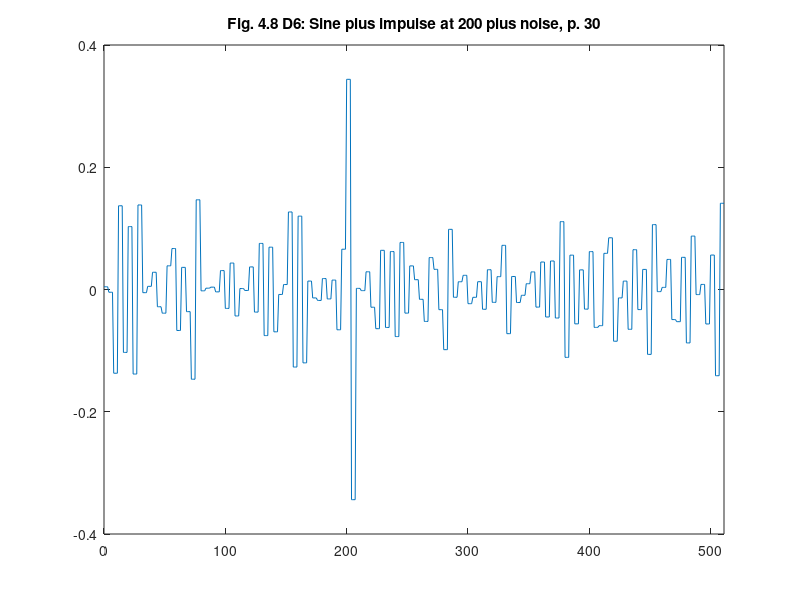

Here is the MATLAB script that generated this plot:
%% ========================================================================
%% Programmatic octave notes on "Ripples in Mathematics" by A. Jensen
%% and A. la Cour-Harbo written with a deep gratitude to the authors for
%% this wonderful text. 
%% 
%% Reconstruction of graphs Figure 4.8, d6, p. 30, Ch 04.
%%
%% Author: Vladimir Kulyukin
%% 
%% NB: I have tested this code in Octave 4.
%%
%% The numbers below were computed by my Java OneDHaar class methods
%% available at https://github.com/VKEDCO/java/blob/master/haar/org.vkedco.wavelets.haar/OneDHaar.java &
%% https://github.com/VKEDCO/java/blob/master/haar/org.vkedco.wavelets.tests/RipplesInMathCh04.java
%% =========================================================================
t = [0:511];

y_fig_4_8_s06_d6_d07_d08_p30_inverted = [
0.004483562305681254
0.004483562305681254
0.004483562305681254
0.004483562305681254
-0.004483562305681254
-0.004483562305681254
-0.004483562305681254
-0.004483562305681254
-0.1369806343291008
-0.1369806343291008
-0.1369806343291008
-0.1369806343291008
0.1369806343291008
0.1369806343291008
0.1369806343291008
0.1369806343291008
-0.10291333532667654
-0.10291333532667654
-0.10291333532667654
-0.10291333532667654
0.10291333532667654
0.10291333532667654
0.10291333532667654
0.10291333532667654
-0.1383059263473889
-0.1383059263473889
-0.1383059263473889
-0.1383059263473889
0.1383059263473889
0.1383059263473889
0.1383059263473889
0.1383059263473889
-0.005176729302950655
-0.005176729302950655
-0.005176729302950655
-0.005176729302950655
0.005176729302950655
0.005176729302950655
0.005176729302950655
0.005176729302950655
0.028201796832929334
0.028201796832929334
0.028201796832929334
0.028201796832929334
-0.028201796832929334
-0.028201796832929334
-0.028201796832929334
-0.028201796832929334
-0.03873833764994871
-0.03873833764994871
-0.03873833764994871
-0.03873833764994871
0.03873833764994871
0.03873833764994871
0.03873833764994871
0.03873833764994871
0.06703330604872203
0.06703330604872203
0.06703330604872203
0.06703330604872203
-0.06703330604872203
-0.06703330604872203
-0.06703330604872203
-0.06703330604872203
0.036224508184707564
0.036224508184707564
0.036224508184707564
0.036224508184707564
-0.036224508184707564
-0.036224508184707564
-0.036224508184707564
-0.036224508184707564
-0.14676626819951252
-0.14676626819951252
-0.14676626819951252
-0.14676626819951252
0.14676626819951252
0.14676626819951252
0.14676626819951252
0.14676626819951252
-0.002152622335516052
-0.002152622335516052
-0.002152622335516052
-0.002152622335516052
0.002152622335516052
0.002152622335516052
0.002152622335516052
0.002152622335516052
0.003870359193524852
0.003870359193524852
0.003870359193524852
0.003870359193524852
-0.003870359193524852
-0.003870359193524852
-0.003870359193524852
-0.003870359193524852
0.030939538640644356
0.030939538640644356
0.030939538640644356
0.030939538640644356
-0.030939538640644356
-0.030939538640644356
-0.030939538640644356
-0.030939538640644356
0.04326945313301466
0.04326945313301466
0.04326945313301466
0.04326945313301466
-0.04326945313301466
-0.04326945313301466
-0.04326945313301466
-0.04326945313301466
0.0015798903679776208
0.0015798903679776208
0.0015798903679776208
0.0015798903679776208
-0.0015798903679776208
-0.0015798903679776208
-0.0015798903679776208
-0.0015798903679776208
0.036954941551714464
0.036954941551714464
0.036954941551714464
0.036954941551714464
-0.036954941551714464
-0.036954941551714464
-0.036954941551714464
-0.036954941551714464
0.07538319538515108
0.07538319538515108
0.07538319538515108
0.07538319538515108
-0.07538319538515108
-0.07538319538515108
-0.07538319538515108
-0.07538319538515108
0.06922889115652539
0.06922889115652539
0.06922889115652539
0.06922889115652539
-0.06922889115652539
-0.06922889115652539
-0.06922889115652539
-0.06922889115652539
-0.008116117936542126
-0.008116117936542126
-0.008116117936542126
-0.008116117936542126
0.008116117936542126
0.008116117936542126
0.008116117936542126
0.008116117936542126
0.12685041557208962
0.12685041557208962
0.12685041557208962
0.12685041557208962
-0.12685041557208962
-0.12685041557208962
-0.12685041557208962
-0.12685041557208962
0.12000486003531476
0.12000486003531476
0.12000486003531476
0.12000486003531476
-0.12000486003531476
-0.12000486003531476
-0.12000486003531476
-0.12000486003531476
0.01379252012859855
0.01379252012859855
0.01379252012859855
0.01379252012859855
-0.01379252012859855
-0.01379252012859855
-0.01379252012859855
-0.01379252012859855
-0.017896098447013672
-0.017896098447013672
-0.017896098447013672
-0.017896098447013672
0.017896098447013672
0.017896098447013672
0.017896098447013672
0.017896098447013672
-0.015417245577291013
-0.015417245577291013
-0.015417245577291013
-0.015417245577291013
0.015417245577291013
0.015417245577291013
0.015417245577291013
0.015417245577291013
-0.06588361323813417
-0.06588361323813417
-0.06588361323813417
-0.06588361323813417
0.06588361323813417
0.06588361323813417
0.06588361323813417
0.06588361323813417
0.3438568831808161
0.3438568831808161
0.3438568831808161
0.3438568831808161
-0.3438568831808161
-0.3438568831808161
-0.3438568831808161
-0.3438568831808161
0.0018366417842362033
0.0018366417842362033
0.0018366417842362033
0.0018366417842362033
-0.0018366417842362033
-0.0018366417842362033
-0.0018366417842362033
-0.0018366417842362033
0.02899015977967267
0.02899015977967267
0.02899015977967267
0.02899015977967267
-0.02899015977967267
-0.02899015977967267
-0.02899015977967267
-0.02899015977967267
-0.06410301844896668
-0.06410301844896668
-0.06410301844896668
-0.06410301844896668
0.06410301844896668
0.06410301844896668
0.06410301844896668
0.06410301844896668
-0.06206808840416165
-0.06206808840416165
-0.06206808840416165
-0.06206808840416165
0.06206808840416165
0.06206808840416165
0.06206808840416165
0.06206808840416165
-0.0769883782487958
-0.0769883782487958
-0.0769883782487958
-0.0769883782487958
0.0769883782487958
0.0769883782487958
0.0769883782487958
0.0769883782487958
-0.03862487128695772
-0.03862487128695772
-0.03862487128695772
-0.03862487128695772
0.03862487128695772
0.03862487128695772
0.03862487128695772
0.03862487128695772
0.01605029377908165
0.01605029377908165
0.01605029377908165
0.01605029377908165
-0.01605029377908165
-0.01605029377908165
-0.01605029377908165
-0.01605029377908165
-0.05224339501261332
-0.05224339501261332
-0.05224339501261332
-0.05224339501261332
0.05224339501261332
0.05224339501261332
0.05224339501261332
0.05224339501261332
0.03299427970014395
0.03299427970014395
0.03299427970014395
0.03299427970014395
-0.03299427970014395
-0.03299427970014395
-0.03299427970014395
-0.03299427970014395
-0.09843024839433227
-0.09843024839433227
-0.09843024839433227
-0.09843024839433227
0.09843024839433227
0.09843024839433227
0.09843024839433227
0.09843024839433227
-0.012692562869013654
-0.012692562869013654
-0.012692562869013654
-0.012692562869013654
0.012692562869013654
0.012692562869013654
0.012692562869013654
0.012692562869013654
0.023197553024834502
0.023197553024834502
0.023197553024834502
0.023197553024834502
-0.023197553024834502
-0.023197553024834502
-0.023197553024834502
-0.023197553024834502
-0.012770315733896751
-0.012770315733896751
-0.012770315733896751
-0.012770315733896751
0.012770315733896751
0.012770315733896751
0.012770315733896751
0.012770315733896751
-0.03233821314983098
-0.03233821314983098
-0.03233821314983098
-0.03233821314983098
0.03233821314983098
0.03233821314983098
0.03233821314983098
0.03233821314983098
-0.02102593768321181
-0.02102593768321181
-0.02102593768321181
-0.02102593768321181
0.02102593768321181
0.02102593768321181
0.02102593768321181
0.02102593768321181
0.07225734075803857
0.07225734075803857
0.07225734075803857
0.07225734075803857
-0.07225734075803857
-0.07225734075803857
-0.07225734075803857
-0.07225734075803857
0.02128528523329631
0.02128528523329631
0.02128528523329631
0.02128528523329631
-0.02128528523329631
-0.02128528523329631
-0.02128528523329631
-0.02128528523329631
-0.00947999535690319
-0.00947999535690319
-0.00947999535690319
-0.00947999535690319
0.00947999535690319
0.00947999535690319
0.00947999535690319
0.00947999535690319
0.028800485958811677
0.028800485958811677
0.028800485958811677
0.028800485958811677
-0.028800485958811677
-0.028800485958811677
-0.028800485958811677
-0.028800485958811677
0.044963301401300164
0.044963301401300164
0.044963301401300164
0.044963301401300164
-0.044963301401300164
-0.044963301401300164
-0.044963301401300164
-0.044963301401300164
0.04664520253056069
0.04664520253056069
0.04664520253056069
0.04664520253056069
-0.04664520253056069
-0.04664520253056069
-0.04664520253056069
-0.04664520253056069
0.11101716270702217
0.11101716270702217
0.11101716270702217
0.11101716270702217
-0.11101716270702217
-0.11101716270702217
-0.11101716270702217
-0.11101716270702217
0.056199579226521926
0.056199579226521926
0.056199579226521926
0.056199579226521926
-0.056199579226521926
-0.056199579226521926
-0.056199579226521926
-0.056199579226521926
0.03210841500417098
0.03210841500417098
0.03210841500417098
0.03210841500417098
-0.03210841500417098
-0.03210841500417098
-0.03210841500417098
-0.03210841500417098
0.061982170976818456
0.061982170976818456
0.061982170976818456
0.061982170976818456
-0.061982170976818456
-0.061982170976818456
-0.061982170976818456
-0.061982170976818456
-0.05916032538873436
-0.05916032538873436
-0.05916032538873436
-0.05916032538873436
0.05916032538873436
0.05916032538873436
0.05916032538873436
0.05916032538873436
0.08461877648734246
0.08461877648734246
0.08461877648734246
0.08461877648734246
-0.08461877648734246
-0.08461877648734246
-0.08461877648734246
-0.08461877648734246
-0.013753796314878327
-0.013753796314878327
-0.013753796314878327
-0.013753796314878327
0.013753796314878327
0.013753796314878327
0.013753796314878327
0.013753796314878327
-0.06511121299780702
-0.06511121299780702
-0.06511121299780702
-0.06511121299780702
0.06511121299780702
0.06511121299780702
0.06511121299780702
0.06511121299780702
-0.032863449325431775
-0.032863449325431775
-0.032863449325431775
-0.032863449325431775
0.032863449325431775
0.032863449325431775
0.032863449325431775
0.032863449325431775
-0.10613202371956369
-0.10613202371956369
-0.10613202371956369
-0.10613202371956369
0.10613202371956369
0.10613202371956369
0.10613202371956369
0.10613202371956369
-0.003451912789647626
-0.003451912789647626
-0.003451912789647626
-0.003451912789647626
0.003451912789647626
0.003451912789647626
0.003451912789647626
0.003451912789647626
0.049209790251096446
0.049209790251096446
0.049209790251096446
0.049209790251096446
-0.049209790251096446
-0.049209790251096446
-0.049209790251096446
-0.049209790251096446
-0.052630950718513196
-0.052630950718513196
-0.052630950718513196
-0.052630950718513196
0.052630950718513196
0.052630950718513196
0.052630950718513196
0.052630950718513196
-0.08737557010821274
-0.08737557010821274
-0.08737557010821274
-0.08737557010821274
0.08737557010821274
0.08737557010821274
0.08737557010821274
0.08737557010821274
-0.008308464880824767
-0.008308464880824767
-0.008308464880824767
-0.008308464880824767
0.008308464880824767
0.008308464880824767
0.008308464880824767
0.008308464880824767
-0.05637725731102549
-0.05637725731102549
-0.05637725731102549
-0.05637725731102549
0.05637725731102549
0.05637725731102549
0.05637725731102549
0.05637725731102549
-0.14103729441591187
-0.14103729441591187
-0.14103729441591187
-0.14103729441591187
0.14103729441591187
0.14103729441591187
0.14103729441591187
0.14103729441591187
];

figure;
plot(t, y_fig_4_8_s06_d6_d07_d08_p30_inverted);
xlim([0 511]);
title('Fig. 4.8 D6: Sine plus impulse at 200 plus noise, p. 30');
